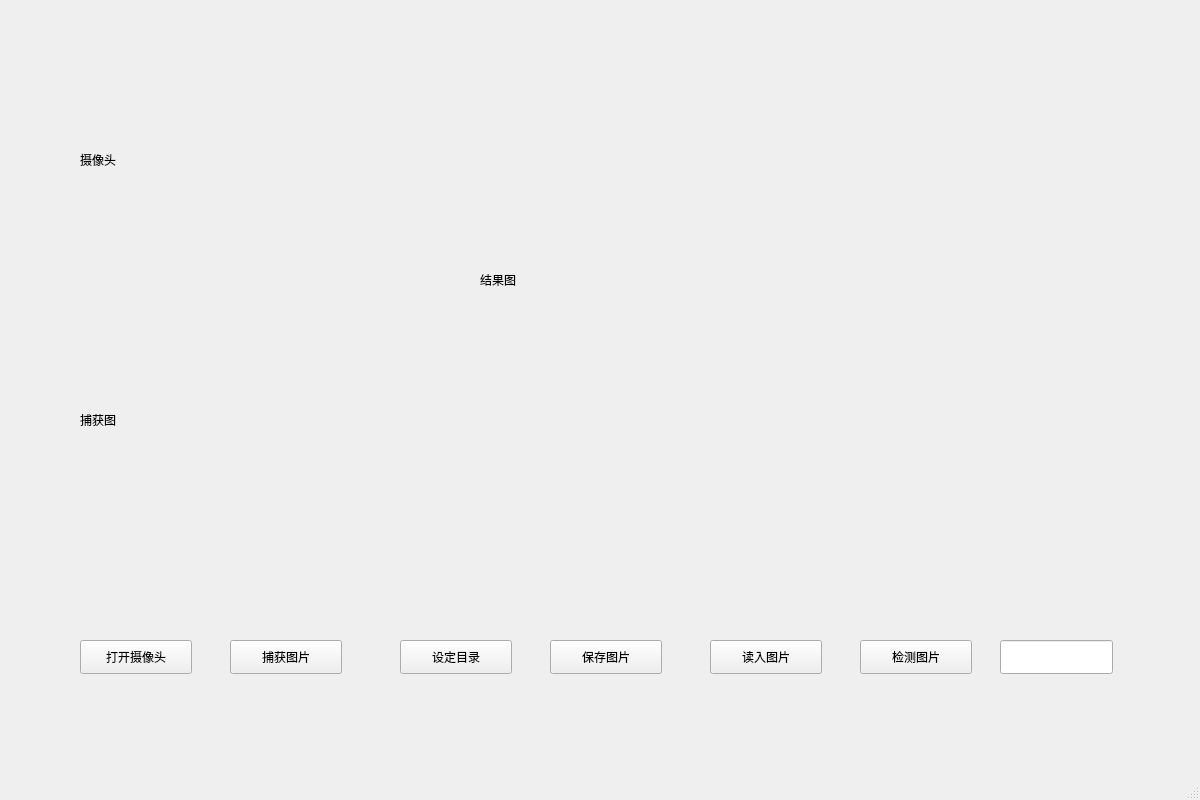
<?xml version="1.0" encoding="UTF-8"?>
<ui version="4.0">
 <class>MainWindow</class>
 <widget class="QMainWindow" name="MainWindow">
  <property name="geometry">
   <rect>
    <x>0</x>
    <y>0</y>
    <width>1200</width>
    <height>800</height>
   </rect>
  </property>
  <property name="windowTitle">
   <string>MainWindow</string>
  </property>
  <widget class="QWidget" name="centralwidget">
   <widget class="QLabel" name="labelCamera">
    <property name="geometry">
     <rect>
      <x>80</x>
      <y>40</y>
      <width>320</width>
      <height>240</height>
     </rect>
    </property>
    <property name="text">
     <string>摄像头</string>
    </property>
   </widget>
   <widget class="QLabel" name="labelCapture">
    <property name="geometry">
     <rect>
      <x>80</x>
      <y>300</y>
      <width>320</width>
      <height>240</height>
     </rect>
    </property>
    <property name="text">
     <string>捕获图</string>
    </property>
   </widget>
   <widget class="QLabel" name="labelResult">
    <property name="geometry">
     <rect>
      <x>480</x>
      <y>40</y>
      <width>640</width>
      <height>480</height>
     </rect>
    </property>
    <property name="text">
     <string>结果图</string>
    </property>
   </widget>
   <widget class="QPushButton" name="pushButtonCamera">
    <property name="geometry">
     <rect>
      <x>80</x>
      <y>640</y>
      <width>112</width>
      <height>34</height>
     </rect>
    </property>
    <property name="text">
     <string>打开摄像头</string>
    </property>
   </widget>
   <widget class="QPushButton" name="pushButtonCapture">
    <property name="geometry">
     <rect>
      <x>230</x>
      <y>640</y>
      <width>112</width>
      <height>34</height>
     </rect>
    </property>
    <property name="text">
     <string>捕获图片</string>
    </property>
   </widget>
   <widget class="QPushButton" name="pushButtonDetect">
    <property name="geometry">
     <rect>
      <x>860</x>
      <y>640</y>
      <width>112</width>
      <height>34</height>
     </rect>
    </property>
    <property name="text">
     <string>检测图片</string>
    </property>
   </widget>
   <widget class="QLineEdit" name="lineEditShow">
    <property name="geometry">
     <rect>
      <x>1000</x>
      <y>640</y>
      <width>113</width>
      <height>34</height>
     </rect>
    </property>
   </widget>
   <widget class="QPushButton" name="pushButtonSaveImage">
    <property name="geometry">
     <rect>
      <x>550</x>
      <y>640</y>
      <width>112</width>
      <height>34</height>
     </rect>
    </property>
    <property name="text">
     <string>保存图片</string>
    </property>
   </widget>
   <widget class="QPushButton" name="pushButtonReadImage">
    <property name="geometry">
     <rect>
      <x>710</x>
      <y>640</y>
      <width>112</width>
      <height>34</height>
     </rect>
    </property>
    <property name="text">
     <string>读入图片</string>
    </property>
   </widget>
   <widget class="QPushButton" name="pushButtonSetFile">
    <property name="geometry">
     <rect>
      <x>400</x>
      <y>640</y>
      <width>112</width>
      <height>34</height>
     </rect>
    </property>
    <property name="text">
     <string>设定目录</string>
    </property>
   </widget>
  </widget>
  <widget class="QMenuBar" name="menubar">
   <property name="geometry">
    <rect>
     <x>0</x>
     <y>0</y>
     <width>1200</width>
     <height>30</height>
    </rect>
   </property>
  </widget>
  <widget class="QStatusBar" name="statusbar"/>
 </widget>
 <resources/>
 <connections>
  <connection>
   <sender>pushButtonCamera</sender>
   <signal>clicked()</signal>
   <receiver>MainWindow</receiver>
   <slot>btnOpenCamera_Clicked()</slot>
   <hints>
    <hint type="sourcelabel">
     <x>111</x>
     <y>670</y>
    </hint>
    <hint type="destinationlabel">
     <x>151</x>
     <y>369</y>
    </hint>
   </hints>
  </connection>
  <connection>
   <sender>pushButtonCapture</sender>
   <signal>clicked()</signal>
   <receiver>MainWindow</receiver>
   <slot>btnCapture_Clicked()</slot>
   <hints>
    <hint type="sourcelabel">
     <x>361</x>
     <y>670</y>
    </hint>
    <hint type="destinationlabel">
     <x>342</x>
     <y>393</y>
    </hint>
   </hints>
  </connection>
  <connection>
   <sender>pushButtonDetect</sender>
   <signal>clicked()</signal>
   <receiver>MainWindow</receiver>
   <slot>btnDetect_Clicked()</slot>
   <hints>
    <hint type="sourcelabel">
     <x>720</x>
     <y>670</y>
    </hint>
    <hint type="destinationlabel">
     <x>658</x>
     <y>490</y>
    </hint>
   </hints>
  </connection>
  <connection>
   <sender>pushButtonSaveImage</sender>
   <signal>clicked()</signal>
   <receiver>MainWindow</receiver>
   <slot>btnSaveImage_Clicked()</slot>
   <hints>
    <hint type="sourcelabel">
     <x>320</x>
     <y>753</y>
    </hint>
    <hint type="destinationlabel">
     <x>467</x>
     <y>728</y>
    </hint>
   </hints>
  </connection>
  <connection>
   <sender>pushButtonReadImage</sender>
   <signal>clicked()</signal>
   <receiver>MainWindow</receiver>
   <slot>btnReadImage_Clicked()</slot>
   <hints>
    <hint type="sourcelabel">
     <x>595</x>
     <y>691</y>
    </hint>
    <hint type="destinationlabel">
     <x>604</x>
     <y>728</y>
    </hint>
   </hints>
  </connection>
  <connection>
   <sender>pushButtonSetFile</sender>
   <signal>clicked()</signal>
   <receiver>MainWindow</receiver>
   <slot>btnSetFile_Clicked()</slot>
   <hints>
    <hint type="sourcelabel">
     <x>139</x>
     <y>739</y>
    </hint>
    <hint type="destinationlabel">
     <x>213</x>
     <y>735</y>
    </hint>
   </hints>
  </connection>
 </connections>
 <slots>
  <slot>btnOpenCamera_Clicked()</slot>
  <slot>btnCapture_Clicked()</slot>
  <slot>btnReadImage_Clicked()</slot>
  <slot>btnDetect_Clicked()</slot>
  <slot>btnSaveImage_Clicked()</slot>
  <slot>btnSetFile_Clicked()</slot>
 </slots>
</ui>
